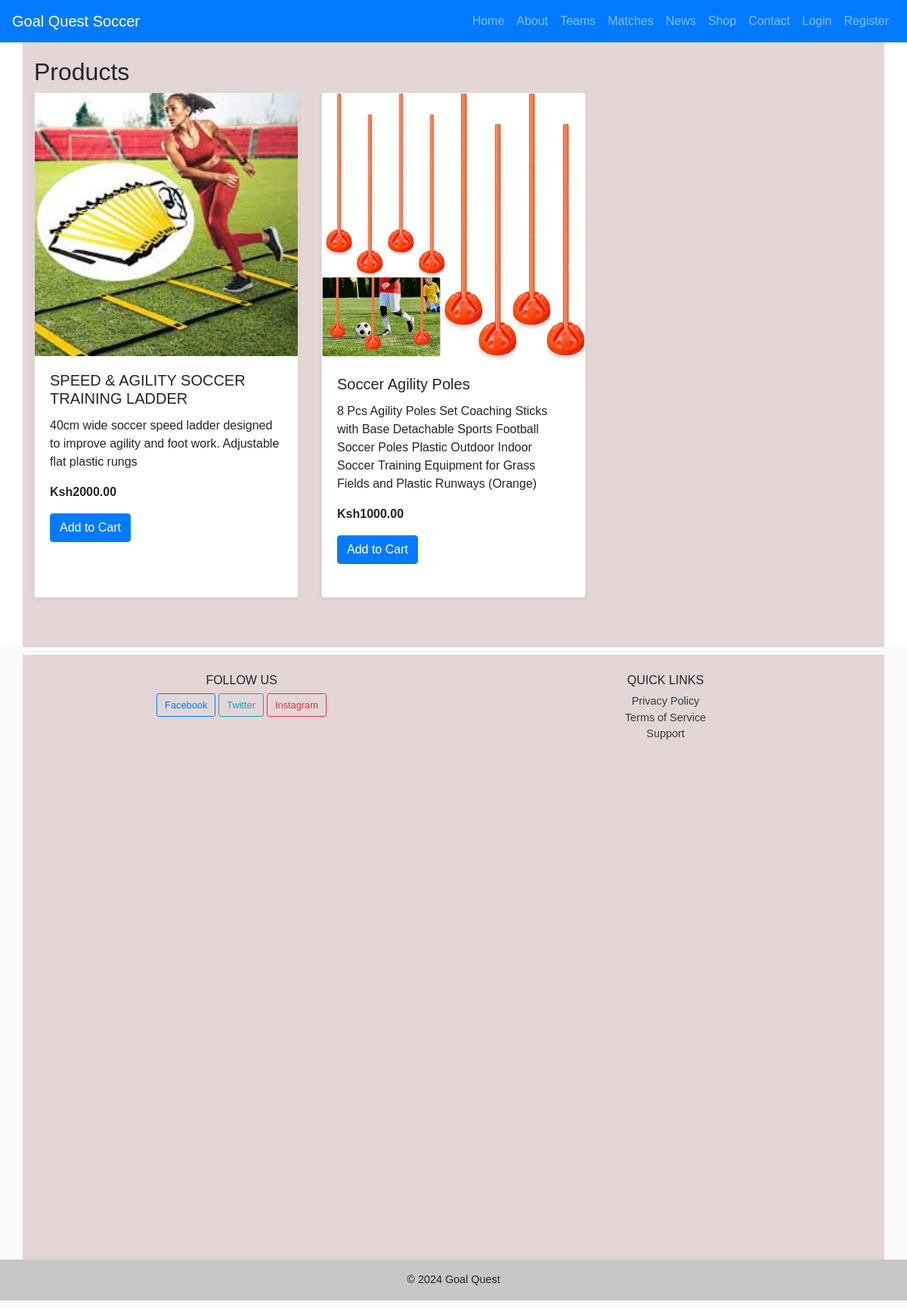
Page /shop/category/2/ on the committed database.
### QuestApp/models.py (models this page shows, shortened)
class Product(models.Model):
    name = models.CharField(max_length=100)
    category = models.ForeignKey(Category, on_delete=models.CASCADE)
    description = models.TextField()
    price = models.DecimalField(max_digits=10, decimal_places=2)
    stock = models.IntegerField()
    image = models.ImageField(upload_to='product_images/', null=True, blank=True)

### QuestApp/views.py (the view)
# urls.py: path('shop/category/<int:category_id>/', views.product_list, name='product_list'),
def product_list(request, category_id):
    products = Product.objects.filter(category_id=category_id)
    return render(request, 'product_list.html', {'products': products})

### templates/product_list.html
{% extends 'base.html' %}
{% load static %}
{% block content %}
<div class="container">
    <h2>Products</h2>
    <div class="row">
        {% for product in products %}
            <div class="col-md-4">
                <div class="card mb-4 shadow-sm h-100">
                    {% if product.image %}
                        <img src="{{ product.image.url }}" class="card-img-top" alt="{{ product.name }}">
                    {% else %}
                        <img src="{% static 'default-image.png' %}" class="card-img-top" alt="No image available">
                    {% endif %}
                    <div class="card-body">
                        <h5 class="card-title">{{ product.name }}</h5>
                        <p class="card-text">{{ product.description }}</p>
                        <p class="card-text"><strong>Ksh{{ product.price }}</strong></p>
                        <a href="{% url 'add_to_cart' product.id %}" class="btn btn-primary">Add to Cart</a>
                    </div>
                </div>
            </div>
        {% endfor %}
    </div>
</div>
{% endblock %}

### static/style.css (style rules this page uses)
body { font-family: 'Arial', sans-serif; }
.card { transition: transform 0.2s, box-shadow 0.2s; }
.container { min-height: 100vh; padding-top: 20px; padding-bottom: 20px; background: rgb(228, 214, 214); backdrop-filter: blur(10px); }

### rows in the picture
Product: image (picture), name "SPEED & AGILITY SOCCER TRAINING LADDER", description "40cm wide soccer speed ladder designed to improve agility and foot work. Adjustable flat plastic rungs", price "2000.00"
Product: image (picture), name "Soccer Agility Poles", description "8 Pcs Agility Poles Set Coaching Sticks with Base Detachable Sports Football Soccer Poles Plastic Outdoor Indoor Soccer Training Equipment for Grass Fields and Plastic Runways (Orange)", price "1000.00"
